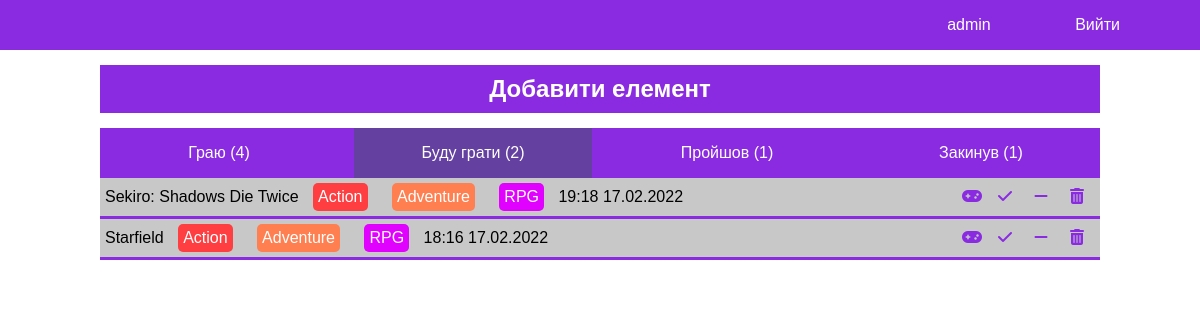
Screenshot of /will-play/ (signed in) with the database file from the repository.
### app/models.py (models this page shows, shortened)
class Item(models.Model):
    name = models.CharField(max_length=100, blank=False)
    desc = models.TextField(max_length=350, blank=True)
    genre = models.ManyToManyField(Genre, related_name='items')
    status = models.CharField(choices=STATUS_CHOISES, max_length=50, default=STATUS_CHOISES[0])
    profile = models.ForeignKey('Profile', on_delete=models.CASCADE)
    created = models.DateTimeField(auto_now_add=True)
    def get_genre(self):
        return self.genre.all()
    class Meta:
        verbose_name = 'Елемент'
        verbose_name_plural = 'Елементи'
        ordering = ['name']

class Genre(models.Model):
    name = models.CharField(max_length=50, blank=False)
    def __str__(self) -> str:
        return self.name
    class Meta:
        verbose_name = 'Жанр'
        verbose_name_plural = 'Жанри'
        ordering = ['name']

### gameorg/views.py (the view)
# urls.py: path('will-play/', WillView.as_view(), name='will-play'),
class WillView(ItemsMixin, View):
    status = 'WILL PLAY'
    template = 'main/home.html'

### templates/main/home.html (shortened to what this page needs)
{% extends 'base.html' %}
{% block content %}
<main>
    <h2 onclick="myToggle()">Добавити елемент</h2>
    <div class="items">
        <div class="actions">
            <ul>
                <li class="{% if request.path == '/' %}active{% endif %}">
                    <a href="{% url 'home' %}">Граю ({{play_count}})</a>
                </li>
                <li class="{% if request.path == '/will-play/' %}active{% endif %}">
                    <a href="{% url 'will-play' %}">Буду грати ({{will_count}})</a>
                </li>
                <li class="{% if request.path == '/ended/' %}active{% endif %}">
                    <a href="{% url 'ended' %}">Пройшов ({{ended_count}})</a>
                </li>
                <li class="{% if request.path == '/drop/' %}active{% endif %}">
                    <a href="{% url 'drop' %}">Закинув ({{drop_count}})</a>
                </li>
            </ul>
        </div>
        {% for item in items %}
            <div class="item">
                <p>{{item.name}}</p>
                {% for genre in item.get_genre %}
                    <p class="genre {{genre.name}}">{{genre.name}}</p>
                {% endfor %}
                <p class="date">{{item.created|date:"G:i d.m.Y"}}</p>
                <div class="actions-item">
                    {% if status == "PLAY"%}
                        <ul>
                            <li><a href="{% url 'add-will' item.id %}"><i class="fa-solid fa-list"></i></a></li>
                            <li><a href="{% url 'add-ended' item.id %}"><i class="fa-solid fa-check"></i></a></li>
                            <li><a href="{% url 'add-drop' item.id %}"><i class="fa-solid fa-minus"></i></a></li>
                            <li><a href="{% url 'del-item' item.id %}"><i class="fa-solid fa-trash-can"></i></a></li>
                        </ul>
                    {% elif status == "WILL PLAY" %}
                        <ul>
                            <li><a href="{% url 'add-play' item.id %}"><i class="fa-solid fa-gamepad"></i></a></li>
                            <li><a href="{% url 'add-ended' item.id %}"><i class="fa-solid fa-check"></i></a></li>
                            <li><a href="{% url 'add-drop' item.id %}"><i class="fa-solid fa-minus"></i></a></li>
                            <li><a href="{% url 'del-item' item.id %}"><i class="fa-solid fa-trash-can"></i></a></li>
                        </ul>
                    {% endif %}
                </div>
            </div>
        {% endfor %}
    </div>
</main>
{% endblock content %}

### templates/base.html (shortened to what this page needs)
{% load static %}
<!DOCTYPE html>
<html lang="en">
<head>
    <link href="{% static 'fontawesomefree/css/all.min.css' %}" rel="stylesheet" type="text/css">
    <link href="{% static 'style.css' %}" rel="stylesheet">
</head>
<body>
    <header>
        {% if request.user.is_authenticated %}
            <p>{{request.user.username}}</p>
            <a href="{% url 'logout' %}">Bийти</a>
        {% else %}
            <a href="{% url 'login' %}">Увійти</a>
            <a href="{% url 'register' %}">Зареєструватись</a>
        {% endif %}
    </header>
    {% block content %}
    {% endblock content %}
</body>
</html>

### static/style.css (style rules this page uses)
* { margin: 0; padding: 0; font-family: 'Arial'; box-sizing: border-box; }
a { color: blueviolet; }
i { font-family: 'Font Awesome 5 Free' !important; }
.active { background-color: #6441A1; }
h2 { color: #fff; background-color: blueviolet; width: 100%; cursor: pointer; text-align: center; padding: 10px 0; margin: 15px 0; }
ul { list-style-type: none; column-count: 4; }
header { height: 50px; line-height: 50px; background-color: blueviolet; color: #fff; text-align: right; }
header p, header a { display: inline-block; padding-right: 80px; }
header a { color: #fff; text-decoration: none; }
main { padding: 0 100px; }
.item { position: relative; padding: 5px; background-color: #C8C8C8; border-bottom: 3px solid blueviolet; }
.item p { display: inline-block; }
.item .date { text-align: right; }
.genre { padding: 5px; margin: 0 10px; border-radius: 5px; color: #fff; }
.actions { background-color: blueviolet; height: 50px; line-height: 50px; }
.actions li { text-align: center; }
.actions li a { color: #fff; text-decoration: none; }
.actions-item { display: inline-block; position: absolute; right: 10px; top: 10px; }
.Action { background-color: #FF3E41; }
.Adventure { background-color: coral; }
.RPG { background-color: #E001FF; }

### rows the page displays
Item: name "Sekiro: Shadows Die Twice", created "19:18 17.02.2022"
Genre: name "Action"
Genre: name "Adventure"
Genre: name "RPG"
Item: name "Starfield", created "18:16 17.02.2022"

### other values shown
{{ request.user.username }} "admin"
{{ play_count }} "4"
{{ will_count }} "2"
{{ ended_count }} "1"
{{ drop_count }} "1"
